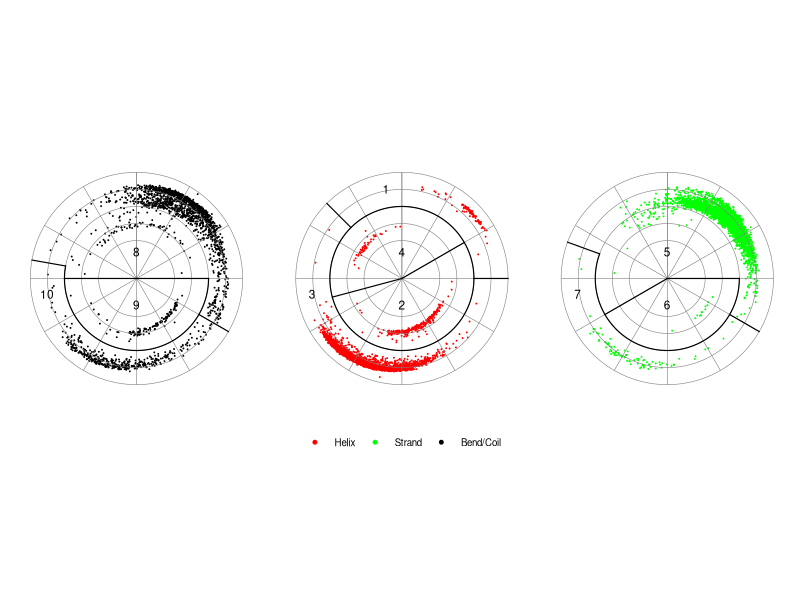

Write R code to recreate this figure.

library(ggplot2)
library(plyr)

# clear environment
rm(list = ls())

# read in data files
df <- read.csv('torsion.txt')
lines <- read.csv('region_lines.txt')
annotes <- read.csv('region_annotes.txt')

# map values
df$sse <- mapvalues(df$sse, from = c('Turn', 'Bridge', 'Bend', 'Coil'), to = c('Helix', 'Strand', 'Bend/Coil', 'Bend/Coil'))

# subset data
df <- subset(df, df$sse == 'Helix' | df$sse == 'Strand' | df$sse == 'Bend/Coil')

# reorder factor levels
df$sse <- factor(df$sse, levels = c('Helix', 'Strand', 'Bend/Coil'))

# wrap and translate torsion angles
df$phi <- ifelse(df$phi < 0, df$phi + 360, df$phi)
df$phi <- df$phi + 200

# color scale
color_scale <- c('Helix' = 'red', 'Strand' = 'green', 'Bend/Coil' = 'black')

ggplot(df, aes(phi, psi, color = sse)) +
    
    # geoms
    geom_point(
        size = rel(0.01)
    ) + 
    geom_vline(
        xintercept = seq(200, 560, by = 90), 
        colour = 'grey50', 
        size = rel(0.2)
    ) +
    geom_hline(
        yintercept = seq(-180, 180, by = 30), 
        colour = 'grey50', 
        size = rel(0.2)
    ) +
    geom_segment(
        data = lines,
        size = rel(0.4),
        lineend = 'square',
        aes(x, y, xend = xend, yend = yend),
        inherit.aes = FALSE
    ) + 
    geom_text(
        data = annotes, 
        size = 3, 
        color = 'black',
        aes(x = phi, y = psi, label = label)
    ) +
    
    # scales
    scale_x_continuous(
        limits = c(0,560),
        expand = c(0,0),
        breaks = c(200,290,380,470,560),
        labels = c('0\u00B0','90\u00B0','\u00B1180\u00B0','-90\u00B0','0\u00B0')
    ) + 
    scale_y_continuous(
        limits = c(-180,180),
        expand = c(0,0),
        breaks = c(-150,-120,-90,-60,-30,0,30,60,90,120,150,180),
        labels = c('-150\u00B0','-120\u00B0','-90\u00B0','-60\u00B0','-30\u00B0','0\u00B0','30\u00B0','60\u00B0','90\u00B0','120\u00B0','150\u00B0','\u00B1180\u00B0')
    ) + 
    scale_color_manual(NULL, values = color_scale) + 
    
    # guides
    guides(color = guide_legend(override.aes = list(size = rel(1)))) + 

    # ceordinates 
    coord_polar(
       theta = 'y',
       direction = -1
    ) +

    # faceting
    facet_wrap(~sse, nrow = 1, scales = 'fixed') + 

    # default theme 
    theme_bw() +

    # default override
    theme(
        plot.title = element_blank(), 
        plot.margin = margin(0,0,0,0),

        panel.border = element_blank(),
        panel.grid = element_blank(),
        panel.spacing.x = unit(0,'pt'),
        
        axis.text = element_blank(), 
        axis.text.y = element_blank(),
        axis.ticks = element_blank(),
        axis.title = element_blank(),
        axis.line = element_blank(),

        strip.background = element_blank(),
        strip.text = element_blank(),
        
        legend.title = element_blank(), 
        legend.text = element_text(size = 7),
        legend.position = 'bottom',
        legend.margin = margin(0,0,0,0),
        legend.direction = 'horizontal'
    )

ggsave('regions.eps', width = 7, height = 2.5)

